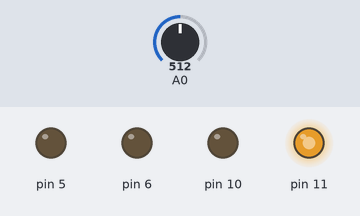
Simulated run of this sketch. Board: Arduino Uno, built with avr-gcc and run on an emulated ATmega328P. Shown: output pins drawn as LEDs (lit = HIGH). Inputs (shaded band) come from the test bench; at power-on: A0 = 512. What the sketch prints to the serial monitor is not drawn.

Above: at 0.05 s.
At 10.0 s:
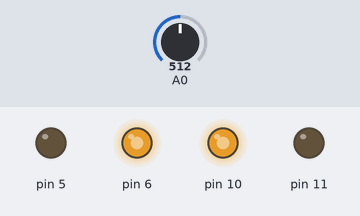
Timing chart, 0 to 13.0 s (numbered marks = the images above):
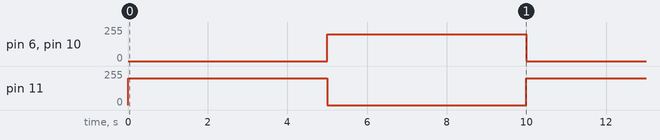

Measured:
- by itself, pin 6, pin 10, pin 11: alternates 200/255 for 5.0 s and 0/255 for 5.0 s

The sketch:

LegoRobot.ino
```cpp
// C++ code
//
int velocidad = 0;
int fotoReceptor = 0;

void setup()
{
    pinMode(5, OUTPUT);
    pinMode(6, OUTPUT);
    pinMode(10, OUTPUT);
    pinMode(11, OUTPUT);
    pinMode(A0, INPUT);
    velocidad = 200;
    Serial.begin(9600);
}

void loop()
{
  fotoReceptor = analogRead(A0);
  Serial.println(fotoReceptor);
  analogWrite(6, 0);
  analogWrite(10, 0);
  analogWrite(11, velocidad);
  while (velocidad <= 400) {
    fotoReceptor = analogRead(A0);
   velocidad = (velocidad + 50);
    delay(1000); // Wait for 1000 millisecond(s)
  }

    velocidad = 200;
    analogWrite(5, 0);
    analogWrite(6, velocidad);
    analogWrite(10, velocidad);
    analogWrite(11, 0);
    while (velocidad <= 400) {
      fotoReceptor = analogRead(A0);
    velocidad = (velocidad + 50);
    delay(1000); // Wait for 1000 millisecond(s)
  }
  velocidad = 200;
}
```
